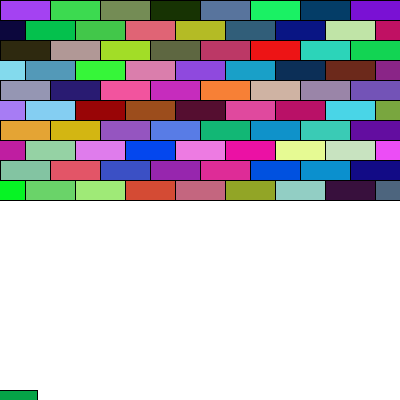
Frame 1 (no input)
Frame 60 (the mouse pressed at the canvas centre just before this capture): identical to frame 1, image omitted
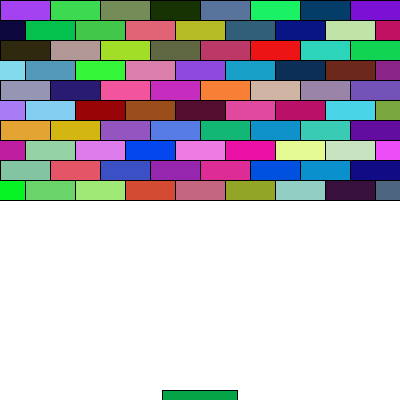
Frame 120 (the mouse held since frame 60 and released just before this capture)

The Processing sketch that drew these frames (run headless with seeded random() and noise(); from frame 60 on, the mouse is pressed at the canvas centre):

// Processing sketch: Brick_Game_With_Powers
// ── Brick_Game_With_Powers.pde

//My classes
Ball myBall;
Paddle myPaddle;
Brick[] bricks = new Brick[0];
PowerUp myPowerUp;

//My variables
int ballSize = 10;
int paddleHeight = 10;
int paddleWidth = 75;
int brickHeight = 20;
int brickWidth = 50;
int numBrickRows = 10;
int initialBallSpeed = 1;

void setup() {
  size(400, 400);
  for (int i = 0; i < numBrickRows; i++) {
    int y = brickHeight/2 + i*brickHeight;
    int offset = 0;
    if (i%2 == 0) {
      offset = brickWidth/2;
    }

    // Fill rows
    for (int j = offset; j< width+brickWidth/2; j+= brickWidth) {
      bricks = (Brick[]) append(bricks, new Brick(j, y, brickWidth, brickHeight));
    }
  }
  myPaddle = new Paddle(paddleWidth, paddleHeight);
}

void draw() {
  background(255);

  // Draw bricks
  for (int i = 0; i < bricks.length; i++) {
    if (bricks[i] != null) {
      bricks[i].show();
    }
  }

  //draw ball
  if (myBall != null) {
    myBall.show();
    myBall.update();
    if(myBall.yPos > height){
     myBall = null; 
    }
  }

  //draw paddle
  myPaddle.show();

  //test ball touching paddle
  if (myBall != null && myPaddle.impact(myBall)) {
    myBall.bounce();
  }

  if (myBall != null) {
    for (int i = 0; i < bricks.length; i++) {
      if (bricks[i] != null && bricks[i].impact(myBall)) {
        myBall.bounce();
        if (random(1.0) <= .9 && myPowerUp == null) {
          myPowerUp = new PowerUp(bricks[i].xPos, bricks[i].yPos, brickWidth/2, brickHeight/2);
        }
        bricks[i] = null;
      }
    }
  }

  // powerup code
  if (myPowerUp != null) {
    myPowerUp.show();
    myPowerUp.update();
    
    //check for power up collection
    if(myPaddle.checkPower(myPowerUp)){
      myPowerUp.applyPower(myPaddle,myBall);
      myPowerUp = null;
    }
    
    //remove powerup if it falls off screen
    if(myPowerUp != null && myPowerUp.yPos >= height ){
     myPowerUp = null; 
    }   
  }  
}

void mouseClicked() {
  if (myBall == null) {
    myBall = new Ball(myPaddle.xPos, height - paddleHeight - ballSize/2, ballSize, 1, -1);
  }
}

// ── Ball.pde
class Ball {
  int xPos;
  int yPos;
  int ballSize;
  int xSpeed;
  int ySpeed; 


  Ball(int x, int y, int size, int initialXspeed, int initialYspeed) {
    xPos = x;
    yPos = y;
    ballSize = size;
    xSpeed = initialXspeed;
    ySpeed = initialYspeed;
  }

  void show() {
    fill(0);
    ellipse(xPos, yPos, ballSize, ballSize);
  }
  
  void update(){
    xPos += xSpeed;
    yPos += ySpeed;
    
    //check for side bounce
    if(xPos < 0 || xPos > width){
     xSpeed *= -1; 
    }
    
    //check for top bounce
    if(yPos < 0){
     bounce(); 
    }
  }
  
  void bounce(){
    ySpeed *= -1;
  }
  
  
}

// ── Brick.pde
class Brick {
  int xPos;
  int yPos;
  int bWidth;
  int bHeight;
  color c;

  Brick(int x, int y, int brickWidth, int brickHeight) {
    xPos = x;
    yPos = y;
    bWidth = brickWidth;
    bHeight = brickHeight;
    c = color(random(255), random(255), random(255));
  }

  void show() {
    rectMode(CENTER);
    fill(c);
    rect(xPos, yPos, bWidth, bHeight);
  }

  boolean impact(Ball b) {
    if (xPos - bWidth/2 <= b.xPos &&
      b.xPos <= xPos + bWidth/2 &&
      yPos + bHeight/2 >  b.yPos - b.ballSize/2) {
      return true;
    }
    return false;
  }
  
}

// ── Paddle.pde
class Paddle{
 int pWidth;
 int pHeight;
 int xPos;
 int yPos;
 color c;
 
 Paddle(int paddleWidth, int paddleHeight){
   pWidth = paddleWidth;
   pHeight = paddleHeight;
   c = color(random(255),random(255),random(255));
   yPos = height - pHeight/2;
 }
 
 void show(){
  rectMode(CENTER);
  xPos = mouseX;
  fill(c);
  rect(xPos,yPos, pWidth, pHeight);
 }  
 
 boolean impact(Ball b){
   if(xPos - pWidth/2 <= b.xPos &&
   b.xPos <= xPos + pWidth/2 &&
   yPos - pHeight/2 < b.yPos + b.ballSize/2){
    return true;
  }   
   return false;
 }
 
  boolean checkPower(PowerUp p){
   if(xPos - pWidth/2 <= p.xPos &&
   p.xPos <= xPos + pWidth/2 &&
   yPos - pHeight/2 < p.yPos + p.pHeight/2){
    return true;
  }   
   return false;
 }
}

// ── PowerUp.pde
class PowerUp {
  int xPos;
  int yPos;
  int pWidth;
  int pHeight;
  int powerUpValue;
  color c;

  PowerUp(int x, int y, int powerWidth, int powerHeight) {
    xPos = x;
    yPos = y;
    pWidth = powerWidth;
    pHeight = powerHeight;
    powerUpValue = int(random(6)) + 1; 
    c = color(random(255), random(255), random(255));
  }

  void show() {
    fill(c);
    ellipse(xPos, yPos, pWidth, pHeight);
  }

  void update() {
    c = color(random(255), random(255), random(255));
    yPos = yPos + 2;
  }

  void applyPower(Paddle p, Ball b) {
    switch (powerUpValue) {
    case 1:
      p.pWidth += 5;
      break;
    case 2:
      p.pWidth -= 5;
      break;
    case 3:
      b.ballSize += 5;
      break;
    case 4:
      b.ballSize -= 5;
      break;
    case 5:
      b.xSpeed *= 2;
      b.ySpeed *= 2;
      break;
    case 6:
      b.xSpeed = int(b.xSpeed*.5) + 1;
      b.ySpeed = int(b.ySpeed*.5) + 1;
      break;
    }
  }
}
